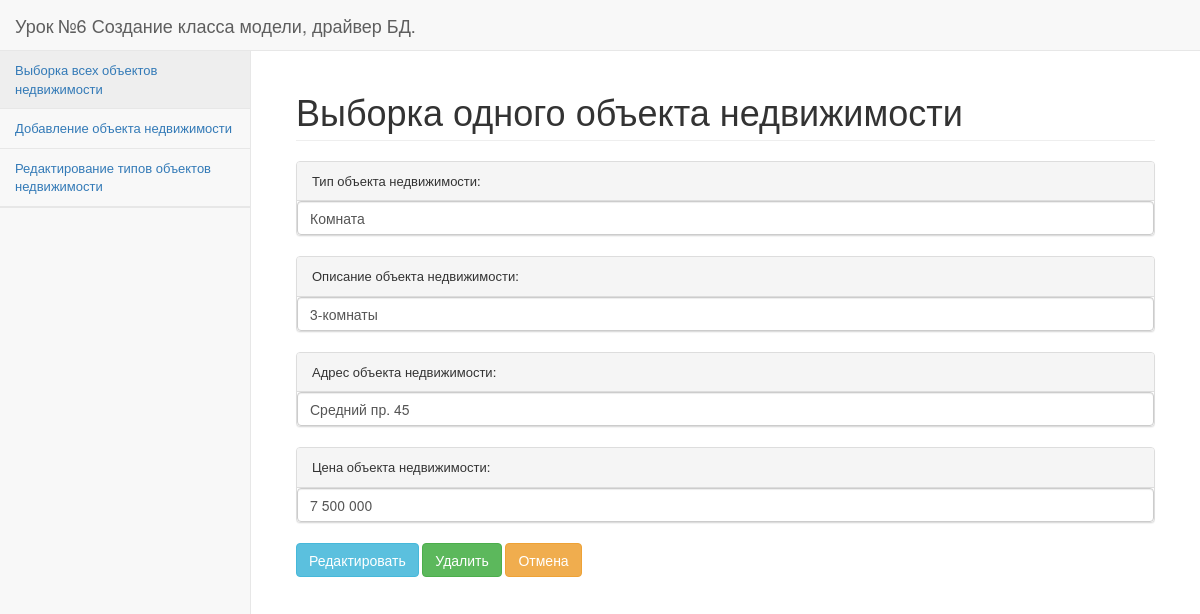
Page /index.php?redirect=one_line&id=34 on the committed database.
### tables this page shows
CREATE TABLE IF NOT EXISTS `realty_type` (
  `id` int(10) unsigned NOT NULL AUTO_INCREMENT,
  `title` varchar(255) NOT NULL,
  PRIMARY KEY (`id`),
  UNIQUE KEY `type_id_3` (`id`),
  KEY `type_id` (`id`),
  KEY `type_id_2` (`id`)
);

CREATE TABLE IF NOT EXISTS `realty` (
  `id` int(10) unsigned NOT NULL AUTO_INCREMENT,
  `type_id` int(10) unsigned NOT NULL,
  `title` varchar(10000) NOT NULL,
  `address` varchar(1023) NOT NULL,
  `price` int(10) unsigned NOT NULL,
  PRIMARY KEY (`id`),
  UNIQUE KEY `id` (`id`),
  KEY `type_id` (`type_id`)
);

### functions.php (called while the page is built, shortened)
<?php
function render($view_name, $data = [], $realty_types =[], $with_layout = true)
{
    require_once("teamplates/$view_name.php");
    $content = ob_get_contents();
    if ($with_layout)
    {
        require_once("teamplates/layout/index.php");
        $content = ob_get_contents();
    }
    return $content;
}

### controller/controller_realty.php (called while the page is built, shortened)
<?
class ControllerRealty
{
	public static function one_line_controller()
	{
		$id = $_GET['id'];
		$realty = new Realty($id);
		return render("one_object_content",['realty' => $realty]);
	}
}

### model/function_realty.php (called while the page is built, shortened)
<?
class Realty extends Model
{
    public static function tableName()
    {
        return 'realty';
    }
	 public function one($id)
    {
        $result = parent::one($id);
        $this->load([],true);
        return $result;
    }
	public function load($data = array(),$with_relations = false)
		{
			$result = parent::load($data);
			if ($with_relations)
			{
				if ($this->type_id !== NULL) {
					$this->relations['type'] = new RealtyType($this->type_id);
				}
			}
			return $result;
		}
}

### system/model.class.php (called while the page is built, shortened)
<?
class Model
{
    protected static $fields = array();
    protected static $db = NULL;
    protected $data = array();
    protected $relations = array();
	public function __construct($id = NULL)
    {
        if (static::$fields === array())
        {
			static::init_fields();
        }
        if ($id !== NULL)
        {
            $id = (int) $id;
            if ($this->one($id))
            {
                $this->is_loaded_from_db = true;
            }
            else
            {
            }
        }
        else
        {
            $this->is_loaded_from_db = false;
        }
	}
	    public function __get($field)
    {
        if ((!in_array($field, static::$fields))&&(!in_array($field, $this->get_relation_fields())))
        {
            return self::FIELD_NOT_EXIST;
        }
        else
        {
            if (isset($this->data[$field]))
            {
                return $this->data[$field];
            }
            else
            {
                if (isset($this->relations[$field]))
                {
                    return $this->relations[$field];
                }
                else
                {
                    return NULL;
                }
            }
        }
    }
	protected static function get_db()
    {
        if (self::$db === NULL)
        {
            include("model/db.php");
            self::$db = $link;
        }
        return self::$db;
    }
	protected function get_relation_fields()
    {
        return array_keys($this->relations);
    }
	public function one($id)
    {
        $query = "SELECT * FROM `".static::tableName()."` WHERE `id` = '{$id}'";
        $result = mysqli_query(self::get_db(),$query);
        if ($row = mysqli_fetch_assoc($result))
        {
            return $this->load($row);
        }
        else
        {
            return false;
        }
    }
	public function load($data = array())
    {
        foreach($data as $k => $v)
        {
            if (!in_array($k, static::$fields))
            {
                return self::FIELD_NOT_EXIST;
            }
            else
            {
                $this->data[$k] = $v;
            }
        }
        return true;
    }
	protected static function init_fields()
    {
        $query = "DESCRIBE `".static::tableName()."`";
        $result = mysqli_query(self::get_db(),$query);
        while($row = mysqli_fetch_assoc($result))
        {
            static::$fields[] = $row['Field'];
            if (strpos($row['Type'],'('))
            {
                $pie = explode('(',$row['Type'],2);
                $row['Type'] = $pie[0];
            }
        }
    }
}

### model/function_realty_type.php (called while the page is built, shortened)
<?
class RealtyType  extends Model
{
    public static function tableName()
    {
        return 'realty_type';
	}
}

### teamplates/one_object_content.php (the view)
<div id="page-wrapper">
    <div class="container-fluid">
        <div class="row">
            <div class="col-lg-12">
                <h1 class="page-header">Выборка одного объекта недвижимости</h1>
                <div class="panel panel-default">
                    <div class="panel-heading">
                        Тип объекта недвижимости:
                    </div>
                    <span class="form-control"><?= $realty->type->title?></span>
                </div>
                <div class="panel panel-default">
                    <div class="panel-heading">
                        Описание объекта недвижимости:
                    </div>
                    <span class="form-control form-control-my"><?= $realty->title?></span>
                </div>
                <div class="panel panel-default">
                    <div class="panel-heading">
                        Адрес объекта недвижимости:
                    </div>
                    <span class="form-control"><?= $realty->address?></span>
                </div>
                <div class="panel panel-default">
                    <div class="panel-heading">
                        Цена объекта недвижимости:
                    </div>
                    <span class="form-control"><?= number_format($realty->price,0,' ',' ')?></span>
                </div>
                <form method="POST">
                    <p>
                        <input class="btn btn-info" type="submit" name="edite_object" value="Редактировать">
                        <input class="btn btn-success" type="submit" name="delete_object" value="Удалить">
                        <input class="btn btn-warning" type="submit" name="esc_submit" value="Отмена">
                    </p>
                </form>
            </div>
        </div>
    </div>
</div>

### rows in the picture
realty_type: title "Комната"
realty: title "3-комнаты", address "Средний пр. 45", price "7 500 000"
